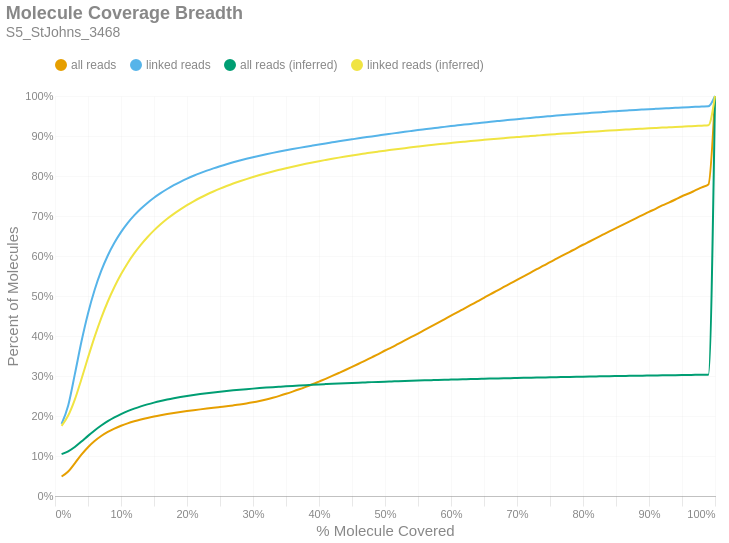

The code cell stored with this chart in its notebook:
### Markdown cell above
### Molecule Read Coverage
This chart shows molecule coverage breadth as computed by the number of bases aligned to that molecule. In other words, "*how much of each unique long molecule is actually sequenced/aligned?*" Keep in mind there is a distinction between sequences and alignments, since some sequences belonging to a particular molecule may not align well and wouldn't appear in the alignment data. This chart also shows molecule coverage breadth as computed by the *inferred fragment* from which the aligned sequences originate. Unlike read coverage, this calculation takes into account the total insert size, including unsequenced gaps between the forward and reverse reads. Like the previous figures, these are cumulative percents.

### Code cell
if SKIPLR:
    print_html(f"Skipped")
else:
    binned_df = consolidated_hist(valids['coverage_bp'], mask, 0.01, True)
    binned_df_inf = consolidated_hist(valids['coverage_inserts'], mask, 0.01, True)
    binned_df = binned_df.with_columns(pl.lit(binned_df_inf['all reads (cumsum)']).alias('all reads (inferred)'))
    binned_df = binned_df.with_columns(pl.lit(binned_df_inf['linked reads (cumsum)']).alias('linked reads (inferred)'))
    binned_df = binned_df.with_columns(
        (pl.col('bin').cast(pl.Float64) + 0.01).alias('right_edge')
    )

    with SafeRender(binned_df):
        (
            density_plot(binned_df, 'Molecule Coverage Breadth', samplename, 'molcov', ['all reads (inferred)','linked reads (inferred)'])
            .encode(
                #x=alt.X('bin:Q', title="% Molecule Covered").axis(format = '%').scale(padding=0),
                x=alt.X('right_edge:Q', title="% Molecule Covered").axis(format='%').scale(padding=0),
                y=alt.Y('value:Q', title='Percent of Molecules')
                    .axis(format='%')
                    .stack(False)
                    .scale(domainMin=0, padding=0),
                color=alt.Color("key:N").scale(domain = ["all reads", "linked reads", "all reads (inferred)", "linked reads (inferred)"]),
                tooltip = [
                    alt.Tooltip("key:N", title = "Data Type"),
                    alt.Tooltip("range_label:N", title="% Molecule Covered"),
                    alt.Tooltip("value:Q", format = ".2%", title="% Molecules")
                ]
            )
        ).display()

### Figure 1 — Vega-Lite specification as saved in the notebook (floating-point values rounded to 4 significant figures)
{"width": "container", "height": 400, "config": {"title": {"anchor": "start", "dy": -15, "fontSize": 18, "color": "#888888", "subtitleColor": "#888888", "subtitleFontSize": 14}, "arc": {"fill": "#0072B2"}, "axis": {"domainColor": "#888888", "domainWidth": 0.5, "gridWidth": 0.2, "grid": false, "titleFontWeight": 400, "titleFontSize": 15, "labelFontSize": 11, "labelColor": "#888888", "tickColor": "#888888", "tickWidth": 0.2, "titleColor": "#888888"}, "axisBand": {"grid": false}, "axisX": {"grid": true, "tickSize": 10, "domainCap": "round"}, "axisY": {"domain": false, "grid": true, "tickSize": 0, "domainCap": "round"}, "background": "transparent", "header": {"labelFontSize": 15, "labelColor": "#888888", "titleFontSize": 15, "titleFontWeight": 600, "titleColor": "#888888"}, "legend": {"labelFont": "sans-serif", "labelFontSize": 12, "labelColor": "#888888", "symbolSize": 100, "symbolType": "circle", "titleFontSize": 12, "titlePadding": 10, "titleColor": "#888888", "title": null, "orient": "top"}, "range": {"category": ["#E69F00", "#56B4E9", "#009E73", "#F0E442", "#0072B2", "#D55E00", "#CC79A7", "#000000"], "diverging": ["#cfe8f3", "#a2d4ec", "#73bfe2", "#46abdb", "#1696d2", "#12719e"]}, "area": {"fill": "#0072B2", "fillOpacity": 0.7, "line": true, "strokeOpacity": 0.7}, "line": {"color": "#0072B2", "stroke": "#0072B2", "strokeWidth": 2}, "trail": {"color": "#0072B2", "stroke": "#0072B2", "strokeWidth": 0, "size": 1}, "point": {"filled": true, "fillOpacity": 1.0, "size": 95}, "text": {"color": "#888888", "fontSize": 11, "align": "right", "fontWeight": 400, "size": 11}, "bar": {"fill": "#0072B2", "stroke": null}, "view": {"stroke": null, "continuousWidth": 660, "continuousHeight": 400}}, "data": {"name": "data-c6b70a8741d22906978886380a541748"}, "mark": {"type": "line", "interpolate": "monotone", "point": {"opacity": 0, "size": 275}}, "encoding": {"color": {"field": "key", "scale": {"domain": ["all reads", "linked reads", "all reads (inferred)", "linked reads (inferred)"]}, "type": "nominal"}, "tooltip": [{"field": "key", "title": "Data Type", "type": "nominal"}, {"field": "range_label", "title": "% Molecule Covered", "type": "nominal"}, {"field": "value", "format": ".2%", "title": "% Molecules", "type": "quantitative"}], "x": {"axis": {"format": "%"}, "field": "right_edge", "scale": {"padding": 0}, "title": "% Molecule Covered", "type": "quantitative"}, "y": {"axis": {"format": "%"}, "field": "value", "scale": {"domainMin": 0, "padding": 0}, "stack": false, "title": "Percent of Molecules", "type": "quantitative"}}, "params": [{"name": "param_c36ac31b6afebe62", "select": {"type": "point", "fields": ["key"]}, "bind": "legend"}], "title": {"text": "Molecule Coverage Breadth", "subtitle": "S5_StJohns_3468"}, "transform": [{"fold": ["all reads (cumsum)", "linked reads (cumsum)", "all reads (inferred)", "linked reads (inferred)"]}, {"calculate": "replace(datum.key, ' (cumsum)', '')", "as": "key"}, {"filter": {"param": "param_c36ac31b6afebe62"}}], "usermeta": {"embedOptions": {"downloadFileName": "S5_StJohns_3468.molcov"}}, "$schema": "https://vega.github.io/schema/vega-lite/v6.1.0.json", "datasets": {"data-c6b70a8741d22906978886380a541748": [{"bin": "0.0", "interval": "0.0-0.01", "all reads": 0.04875, "linked reads": 0.1803, "all reads (cumsum)": 0.04875, "linked reads (cumsum)": 0.1803, "range_label": "0.0-0.01", "all reads (inferred)": 0.1047, "linked reads (inferred)": 0.1755, "right_edge": 0.01}, {"bin": "0.01", "interval": "0.01-0.02", "all reads": 0.01247, "linked reads": 0.04609, "all reads (cumsum)": 0.06122, "linked reads (cumsum)": 0.2264, "range_label": "0.01-0.02", "all reads (inferred)": 0.1118, "linked reads (inferred)": 0.2011, "right_edge": 0.02}, {"bin": "0.02", "interval": "0.02-0.03", "all reads": 0.02059, "linked reads": 0.07751, "all reads (cumsum)": 0.08181, "linked reads (cumsum)": 0.304, "range_label": "0.02-0.03", "all reads (inferred)": 0.1225, "linked reads (inferred)": 0.2409, "right_edge": 0.03}, {"bin": "0.03", "interval": "0.03-0.04", "all reads": 0.02155, "linked reads": 0.08159, "all reads (cumsum)": 0.1034, "linked reads (cumsum)": 0.3855, "range_label": "0.03-0.04", "all reads (inferred)": 0.1361, "linked reads (inferred)": 0.292, "right_edge": 0.04}, {"bin": "0.04", "interval": "0.04-0.05", "all reads": 0.01866, "linked reads": 0.07087, "all reads (cumsum)": 0.122, "linked reads (cumsum)": 0.4564, "range_label": "0.04-0.05", "all reads (inferred)": 0.1503, "linked reads (inferred)": 0.3461, "right_edge": 0.05}, {"bin": "0.05", "interval": "0.05-0.06", "all reads": 0.01547, "linked reads": 0.05868, "all reads (cumsum)": 0.1375, "linked reads (cumsum)": 0.5151, "range_label": "0.05-0.06", "all reads (inferred)": 0.1639, "linked reads (inferred)": 0.3978, "right_edge": 0.06}, {"bin": "0.06", "interval": "0.06-0.07", "all reads": 0.01253, "linked reads": 0.04754, "all reads (cumsum)": 0.15, "linked reads (cumsum)": 0.5626, "range_label": "0.06-0.07", "all reads (inferred)": 0.1762, "linked reads (inferred)": 0.4449, "right_edge": 0.07}, {"bin": "0.07", "interval": "0.07-0.08", "all reads": 0.01021, "linked reads": 0.03867, "all reads (cumsum)": 0.1602, "linked reads (cumsum)": 0.6013, "range_label": "0.07-0.08", "all reads (inferred)": 0.187, "linked reads (inferred)": 0.4863, "right_edge": 0.08}, {"bin": "0.08", "interval": "0.08-0.09", "all reads": 0.008391, "linked reads": 0.03172, "all reads (cumsum)": 0.1686, "linked reads (cumsum)": 0.633, "range_label": "0.08-0.09", "all reads (inferred)": 0.1965, "linked reads (inferred)": 0.5227, "right_edge": 0.09}, {"bin": "0.09", "interval": "0.09-0.1", "all reads": 0.007066, "linked reads": 0.02662, "all reads (cumsum)": 0.1757, "linked reads (cumsum)": 0.6596, "range_label": "0.09-0.1", "all reads (inferred)": 0.2048, "linked reads (inferred)": 0.5543, "right_edge": 0.1}, {"bin": "0.1", "interval": "0.1-0.11", "all reads": 0.005989, "linked reads": 0.0225, "all reads (cumsum)": 0.1817, "linked reads (cumsum)": 0.6821, "range_label": "0.1-0.11", "all reads (inferred)": 0.2121, "linked reads (inferred)": 0.5821, "right_edge": 0.11}, {"bin": "0.11", "interval": "0.11-0.12", "all reads": 0.005141, "linked reads": 0.01926, "all reads (cumsum)": 0.1868, "linked reads (cumsum)": 0.7014, "range_label": "0.11-0.12", "all reads (inferred)": 0.2184, "linked reads (inferred)": 0.6065, "right_edge": 0.12}, {"bin": "0.12", "interval": "0.12-0.13", "all reads": 0.004462, "linked reads": 0.01667, "all reads (cumsum)": 0.1913, "linked reads (cumsum)": 0.7181, "range_label": "0.12-0.13", "all reads (inferred)": 0.224, "linked reads (inferred)": 0.6279, "right_edge": 0.13}, {"bin": "0.13", "interval": "0.13-0.14", "all reads": 0.003939, "linked reads": 0.01466, "all reads (cumsum)": 0.1952, "linked reads (cumsum)": 0.7327, "range_label": "0.13-0.14", "all reads (inferred)": 0.229, "linked reads (inferred)": 0.6469, "right_edge": 0.14}, {"bin": "0.14", "interval": "0.14-0.15", "all reads": 0.003504, "linked reads": 0.01295, "all reads (cumsum)": 0.1987, "linked reads (cumsum)": 0.7457, "range_label": "0.14-0.15", "all reads (inferred)": 0.2335, "linked reads (inferred)": 0.664, "right_edge": 0.15}, {"bin": "0.15", "interval": "0.15-0.16", "all reads": 0.003135, "linked reads": 0.01144, "all reads (cumsum)": 0.2018, "linked reads (cumsum)": 0.7571, "range_label": "0.15-0.16", "all reads (inferred)": 0.2375, "linked reads (inferred)": 0.6792, "right_edge": 0.16}, {"bin": "0.16", "interval": "0.16-0.17", "all reads": 0.002888, "linked reads": 0.0104, "all reads (cumsum)": 0.2047, "linked reads (cumsum)": 0.7675, "range_label": "0.16-0.17", "all reads (inferred)": 0.2411, "linked reads (inferred)": 0.6931, "right_edge": 0.17}, {"bin": "0.17", "interval": "0.17-0.18", "all reads": 0.00268, "linked reads": 0.009433, "all reads (cumsum)": 0.2074, "linked reads (cumsum)": 0.7769, "range_label": "0.17-0.18", "all reads (inferred)": 0.2443, "linked reads (inferred)": 0.7055, "right_edge": 0.18}, {"bin": "0.18", "interval": "0.18-0.19", "all reads": 0.002488, "linked reads": 0.008579, "all reads (cumsum)": 0.2099, "linked reads (cumsum)": 0.7855, "range_label": "0.18-0.19", "all reads (inferred)": 0.2473, "linked reads (inferred)": 0.7167, "right_edge": 0.19}, {"bin": "0.19", "interval": "0.19-0.2", "all reads": 0.00234, "linked reads": 0.007871, "all reads (cumsum)": 0.2122, "linked reads (cumsum)": 0.7934, "range_label": "0.19-0.2", "all reads (inferred)": 0.25, "linked reads (inferred)": 0.7273, "right_edge": 0.2}, {"bin": "0.2", "interval": "0.2-0.21", "all reads": 0.002196, "linked reads": 0.007132, "all reads (cumsum)": 0.2144, "linked reads (cumsum)": 0.8005, "range_label": "0.2-0.21", "all reads (inferred)": 0.2525, "linked reads (inferred)": 0.7368, "right_edge": 0.21}, {"bin": "0.21", "interval": "0.21-0.22", "all reads": 0.002113, "linked reads": 0.006636, "all reads (cumsum)": 0.2166, "linked reads (cumsum)": 0.8072, "range_label": "0.21-0.22", "all reads (inferred)": 0.2548, "linked reads (inferred)": 0.7456, "right_edge": 0.22}, {"bin": "0.22", "interval": "0.22-0.23", "all reads": 0.00206, "linked reads": 0.006181, "all reads (cumsum)": 0.2186, "linked reads (cumsum)": 0.8133, "range_label": "0.22-0.23", "all reads (inferred)": 0.257, "linked reads (inferred)": 0.7537, "right_edge": 0.23}, {"bin": "0.23", "interval": "0.23-0.24", "all reads": 0.002007, "linked reads": 0.005747, "all reads (cumsum)": 0.2206, "linked reads (cumsum)": 0.8191, "range_label": "0.23-0.24", "all reads (inferred)": 0.259, "linked reads (inferred)": 0.7613, "right_edge": 0.24}, {"bin": "0.24", "interval": "0.24-0.25", "all reads": 0.001968, "linked reads": 0.005338, "all reads (cumsum)": 0.2226, "linked reads (cumsum)": 0.8244, "range_label": "0.24-0.25", "all reads (inferred)": 0.2608, "linked reads (inferred)": 0.7684, "right_edge": 0.25}, {"bin": "0.25", "interval": "0.25-0.26", "all reads": 0.00196, "linked reads": 0.005081, "all reads (cumsum)": 0.2245, "linked reads (cumsum)": 0.8295, "range_label": "0.25-0.26", "all reads (inferred)": 0.2625, "linked reads (inferred)": 0.775, "right_edge": 0.26}, {"bin": "0.26", "interval": "0.26-0.27", "all reads": 0.001988, "linked reads": 0.00475, "all reads (cumsum)": 0.2265, "linked reads (cumsum)": 0.8343, "range_label": "0.26-0.27", "all reads (inferred)": 0.2642, "linked reads (inferred)": 0.7812, "right_edge": 0.27}, {"bin": "0.27", "interval": "0.27-0.28", "all reads": 0.002141, "linked reads": 0.004441, "all reads (cumsum)": 0.2287, "linked reads (cumsum)": 0.8387, "range_label": "0.27-0.28", "all reads (inferred)": 0.2657, "linked reads (inferred)": 0.7869, "right_edge": 0.28}, {"bin": "0.28", "interval": "0.28-0.29", "all reads": 0.002486, "linked reads": 0.004291, "all reads (cumsum)": 0.2312, "linked reads (cumsum)": 0.843, "range_label": "0.28-0.29", "all reads (inferred)": 0.2671, "linked reads (inferred)": 0.7922, "right_edge": 0.29}, {"bin": "0.29", "interval": "0.29-0.3", "all reads": 0.002947, "linked reads": 0.004005, "all reads (cumsum)": 0.2341, "linked reads (cumsum)": 0.847, "range_label": "0.29-0.3", "all reads (inferred)": 0.2684, "linked reads (inferred)": 0.7974, "right_edge": 0.3}, {"bin": "0.3", "interval": "0.3-0.31", "all reads": 0.003396, "linked reads": 0.003764, "all reads (cumsum)": 0.2375, "linked reads (cumsum)": 0.8508, "range_label": "0.3-0.31", "all reads (inferred)": 0.2697, "linked reads (inferred)": 0.8023, "right_edge": 0.31}, {"bin": "0.31", "interval": "0.31-0.32", "all reads": 0.003861, "linked reads": 0.003622, "all reads (cumsum)": 0.2414, "linked reads (cumsum)": 0.8544, "range_label": "0.31-0.32", "all reads (inferred)": 0.271, "linked reads (inferred)": 0.807, "right_edge": 0.32}, {"bin": "0.32", "interval": "0.32-0.33", "all reads": 0.004345, "linked reads": 0.003432, "all reads (cumsum)": 0.2457, "linked reads (cumsum)": 0.8578, "range_label": "0.32-0.33", "all reads (inferred)": 0.2721, "linked reads (inferred)": 0.8113, "right_edge": 0.33}, {"bin": "0.33", "interval": "0.33-0.34", "all reads": 0.004687, "linked reads": 0.003284, "all reads (cumsum)": 0.2504, "linked reads (cumsum)": 0.8611, "range_label": "0.33-0.34", "all reads (inferred)": 0.2732, "linked reads (inferred)": 0.8155, "right_edge": 0.34}, {"bin": "0.34", "interval": "0.34-0.35", "all reads": 0.005115, "linked reads": 0.00319, "all reads (cumsum)": 0.2555, "linked reads (cumsum)": 0.8643, "range_label": "0.34-0.35", "all reads (inferred)": 0.2743, "linked reads (inferred)": 0.8196, "right_edge": 0.35}, {"bin": "0.35", "interval": "0.35-0.36", "all reads": 0.005477, "linked reads": 0.00305, "all reads (cumsum)": 0.261, "linked reads (cumsum)": 0.8673, "range_label": "0.35-0.36", "all reads (inferred)": 0.2753, "linked reads (inferred)": 0.8234, "right_edge": 0.36}, {"bin": "0.36", "interval": "0.36-0.37", "all reads": 0.005781, "linked reads": 0.002985, "all reads (cumsum)": 0.2668, "linked reads (cumsum)": 0.8703, "range_label": "0.36-0.37", "all reads (inferred)": 0.2762, "linked reads (inferred)": 0.827, "right_edge": 0.37}, {"bin": "0.37", "interval": "0.37-0.38", "all reads": 0.00616, "linked reads": 0.002916, "all reads (cumsum)": 0.2729, "linked reads (cumsum)": 0.8732, "range_label": "0.37-0.38", "all reads (inferred)": 0.2772, "linked reads (inferred)": 0.8305, "right_edge": 0.38}, {"bin": "0.38", "interval": "0.38-0.39", "all reads": 0.006397, "linked reads": 0.00282, "all reads (cumsum)": 0.2793, "linked reads (cumsum)": 0.8761, "range_label": "0.38-0.39", "all reads (inferred)": 0.278, "linked reads (inferred)": 0.8338, "right_edge": 0.39}, {"bin": "0.39", "interval": "0.39-0.4", "all reads": 0.006778, "linked reads": 0.002782, "all reads (cumsum)": 0.2861, "linked reads (cumsum)": 0.8788, "range_label": "0.39-0.4", "all reads (inferred)": 0.2789, "linked reads (inferred)": 0.837, "right_edge": 0.4}, {"bin": "0.4", "interval": "0.4-0.41", "all reads": 0.00686, "linked reads": 0.002693, "all reads (cumsum)": 0.293, "linked reads (cumsum)": 0.8815, "range_label": "0.4-0.41", "all reads (inferred)": 0.2797, "linked reads (inferred)": 0.8401, "right_edge": 0.41}, {"bin": "0.41", "interval": "0.41-0.42", "all reads": 0.007149, "linked reads": 0.002613, "all reads (cumsum)": 0.3001, "linked reads (cumsum)": 0.8841, "range_label": "0.41-0.42", "all reads (inferred)": 0.2805, "linked reads (inferred)": 0.8431, "right_edge": 0.42}, {"bin": "0.42", "interval": "0.42-0.43", "all reads": 0.007386, "linked reads": 0.002617, "all reads (cumsum)": 0.3075, "linked reads (cumsum)": 0.8868, "range_label": "0.42-0.43", "all reads (inferred)": 0.2813, "linked reads (inferred)": 0.846, "right_edge": 0.43}, {"bin": "0.43", "interval": "0.43-0.44", "all reads": 0.007486, "linked reads": 0.002512, "all reads (cumsum)": 0.315, "linked reads (cumsum)": 0.8893, "range_label": "0.43-0.44", "all reads (inferred)": 0.282, "linked reads (inferred)": 0.8487, "right_edge": 0.44}, {"bin": "0.44", "interval": "0.44-0.45", "all reads": 0.007758, "linked reads": 0.002498, "all reads (cumsum)": 0.3227, "linked reads (cumsum)": 0.8918, "range_label": "0.44-0.45", "all reads (inferred)": 0.2827, "linked reads (inferred)": 0.8514, "right_edge": 0.45}, {"bin": "0.45", "interval": "0.45-0.46", "all reads": 0.007894, "linked reads": 0.002475, "all reads (cumsum)": 0.3306, "linked reads (cumsum)": 0.8942, "range_label": "0.45-0.46", "all reads (inferred)": 0.2834, "linked reads (inferred)": 0.854, "right_edge": 0.46}, {"bin": "0.46", "interval": "0.46-0.47", "all reads": 0.007941, "linked reads": 0.0024, "all reads (cumsum)": 0.3386, "linked reads (cumsum)": 0.8966, "range_label": "0.46-0.47", "all reads (inferred)": 0.284, "linked reads (inferred)": 0.8564, "right_edge": 0.47}, {"bin": "0.47", "interval": "0.47-0.48", "all reads": 0.008233, "linked reads": 0.002391, "all reads (cumsum)": 0.3468, "linked reads (cumsum)": 0.899, "range_label": "0.47-0.48", "all reads (inferred)": 0.2847, "linked reads (inferred)": 0.8588, "right_edge": 0.48}, {"bin": "0.48", "interval": "0.48-0.49", "all reads": 0.007963, "linked reads": 0.002347, "all reads (cumsum)": 0.3548, "linked reads (cumsum)": 0.9014, "range_label": "0.48-0.49", "all reads (inferred)": 0.2853, "linked reads (inferred)": 0.8611, "right_edge": 0.49}, {"bin": "0.49", "interval": "0.49-0.5", "all reads": 0.008983, "linked reads": 0.002398, "all reads (cumsum)": 0.3638, "linked reads (cumsum)": 0.9038, "range_label": "0.49-0.5", "all reads (inferred)": 0.2859, "linked reads (inferred)": 0.8634, "right_edge": 0.5}, {"bin": "0.5", "interval": "0.5-0.51", "all reads": 0.007762, "linked reads": 0.002182, "all reads (cumsum)": 0.3715, "linked reads (cumsum)": 0.906, "range_label": "0.5-0.51", "all reads (inferred)": 0.2865, "linked reads (inferred)": 0.8655, "right_edge": 0.51}, {"bin": "0.51", "interval": "0.51-0.52", "all reads": 0.008796, "linked reads": 0.002273, "all reads (cumsum)": 0.3803, "linked reads (cumsum)": 0.9082, "range_label": "0.51-0.52", "all reads (inferred)": 0.287, "linked reads (inferred)": 0.8676, "right_edge": 0.52}, {"bin": "0.52", "interval": "0.52-0.53", "all reads": 0.008516, "linked reads": 0.002209, "all reads (cumsum)": 0.3888, "linked reads (cumsum)": 0.9104, "range_label": "0.52-0.53", "all reads (inferred)": 0.2876, "linked reads (inferred)": 0.8697, "right_edge": 0.53}, {"bin": "0.53", "interval": "0.53-0.54", "all reads": 0.008726, "linked reads": 0.002149, "all reads (cumsum)": 0.3976, "linked reads (cumsum)": 0.9126, "range_label": "0.53-0.54", "all reads (inferred)": 0.2881, "linked reads (inferred)": 0.8716, "right_edge": 0.54}, {"bin": "0.54", "interval": "0.54-0.55", "all reads": 0.008651, "linked reads": 0.002135, "all reads (cumsum)": 0.4062, "linked reads (cumsum)": 0.9147, "range_label": "0.54-0.55", "all reads (inferred)": 0.2886, "linked reads (inferred)": 0.8736, "right_edge": 0.55}, {"bin": "0.55", "interval": "0.55-0.56", "all reads": 0.008917, "linked reads": 0.002063, "all reads (cumsum)": 0.4151, "linked reads (cumsum)": 0.9168, "range_label": "0.55-0.56", "all reads (inferred)": 0.2891, "linked reads (inferred)": 0.8755, "right_edge": 0.56}, {"bin": "0.56", "interval": "0.56-0.57", "all reads": 0.008871, "linked reads": 0.002051, "all reads (cumsum)": 0.424, "linked reads (cumsum)": 0.9188, "range_label": "0.56-0.57", "all reads (inferred)": 0.2896, "linked reads (inferred)": 0.8773, "right_edge": 0.57}, {"bin": "0.57", "interval": "0.57-0.58", "all reads": 0.008764, "linked reads": 0.001958, "all reads (cumsum)": 0.4328, "linked reads (cumsum)": 0.9208, "range_label": "0.57-0.58", "all reads (inferred)": 0.2901, "linked reads (inferred)": 0.8791, "right_edge": 0.58}, {"bin": "0.58", "interval": "0.58-0.59", "all reads": 0.009008, "linked reads": 0.002001, "all reads (cumsum)": 0.4418, "linked reads (cumsum)": 0.9228, "range_label": "0.58-0.59", "all reads (inferred)": 0.2906, "linked reads (inferred)": 0.8808, "right_edge": 0.59}, {"bin": "0.59", "interval": "0.59-0.6", "all reads": 0.009067, "linked reads": 0.001941, "all reads (cumsum)": 0.4508, "linked reads (cumsum)": 0.9247, "range_label": "0.59-0.6", "all reads (inferred)": 0.291, "linked reads (inferred)": 0.8825, "right_edge": 0.6}, {"bin": "0.6", "interval": "0.6-0.61", "all reads": 0.008713, "linked reads": 0.001856, "all reads (cumsum)": 0.4595, "linked reads (cumsum)": 0.9266, "range_label": "0.6-0.61", "all reads (inferred)": 0.2915, "linked reads (inferred)": 0.8842, "right_edge": 0.61}, {"bin": "0.61", "interval": "0.61-0.62", "all reads": 0.009119, "linked reads": 0.001905, "all reads (cumsum)": 0.4687, "linked reads (cumsum)": 0.9285, "range_label": "0.61-0.62", "all reads (inferred)": 0.2919, "linked reads (inferred)": 0.8858, "right_edge": 0.62}, {"bin": "0.62", "interval": "0.62-0.63", "all reads": 0.008885, "linked reads": 0.001791, "all reads (cumsum)": 0.4776, "linked reads (cumsum)": 0.9303, "range_label": "0.62-0.63", "all reads (inferred)": 0.2923, "linked reads (inferred)": 0.8874, "right_edge": 0.63}, {"bin": "0.63", "interval": "0.63-0.64", "all reads": 0.009045, "linked reads": 0.001817, "all reads (cumsum)": 0.4866, "linked reads (cumsum)": 0.9321, "range_label": "0.63-0.64", "all reads (inferred)": 0.2928, "linked reads (inferred)": 0.8889, "right_edge": 0.64}, {"bin": "0.64", "interval": "0.64-0.65", "all reads": 0.008823, "linked reads": 0.001725, "all reads (cumsum)": 0.4954, "linked reads (cumsum)": 0.9338, "range_label": "0.64-0.65", "all reads (inferred)": 0.2932, "linked reads (inferred)": 0.8904, "right_edge": 0.65}, {"bin": "0.65", "interval": "0.65-0.66", "all reads": 0.009284, "linked reads": 0.001749, "all reads (cumsum)": 0.5047, "linked reads (cumsum)": 0.9356, "range_label": "0.65-0.66", "all reads (inferred)": 0.2935, "linked reads (inferred)": 0.8918, "right_edge": 0.66}, {"bin": "0.66", "interval": "0.66-0.67", "all reads": 0.008853, "linked reads": 0.001685, "all reads (cumsum)": 0.5136, "linked reads (cumsum)": 0.9373, "range_label": "0.66-0.67", "all reads (inferred)": 0.2939, "linked reads (inferred)": 0.8932, "right_edge": 0.67}, {"bin": "0.67", "interval": "0.67-0.68", "all reads": 0.008967, "linked reads": 0.001674, "all reads (cumsum)": 0.5225, "linked reads (cumsum)": 0.9389, "range_label": "0.67-0.68", "all reads (inferred)": 0.2943, "linked reads (inferred)": 0.8946, "right_edge": 0.68}, {"bin": "0.68", "interval": "0.68-0.69", "all reads": 0.00885, "linked reads": 0.001552, "all reads (cumsum)": 0.5314, "linked reads (cumsum)": 0.9405, "range_label": "0.68-0.69", "all reads (inferred)": 0.2947, "linked reads (inferred)": 0.896, "right_edge": 0.69}, {"bin": "0.69", "interval": "0.69-0.7", "all reads": 0.009013, "linked reads": 0.001607, "all reads (cumsum)": 0.5404, "linked reads (cumsum)": 0.9421, "range_label": "0.69-0.7", "all reads (inferred)": 0.295, "linked reads (inferred)": 0.8973, "right_edge": 0.7}, {"bin": "0.7", "interval": "0.7-0.71", "all reads": 0.008728, "linked reads": 0.001582, "all reads (cumsum)": 0.5491, "linked reads (cumsum)": 0.9437, "range_label": "0.7-0.71", "all reads (inferred)": 0.2954, "linked reads (inferred)": 0.8986, "right_edge": 0.71}, {"bin": "0.71", "interval": "0.71-0.72", "all reads": 0.00885, "linked reads": 0.001566, "all reads (cumsum)": 0.558, "linked reads (cumsum)": 0.9452, "range_label": "0.71-0.72", "all reads (inferred)": 0.2958, "linked reads (inferred)": 0.8999, "right_edge": 0.72}, {"bin": "0.72", "interval": "0.72-0.73", "all reads": 0.00901, "linked reads": 0.001502, "all reads (cumsum)": 0.567, "linked reads (cumsum)": 0.9467, "range_label": "0.72-0.73", "all reads (inferred)": 0.2961, "linked reads (inferred)": 0.9011, "right_edge": 0.73}, {"bin": "0.73", "interval": "0.73-0.74", "all reads": 0.008685, "linked reads": 0.00148, "all reads (cumsum)": 0.5757, "linked reads (cumsum)": 0.9482, "range_label": "0.73-0.74", "all reads (inferred)": 0.2964, "linked reads (inferred)": 0.9023, "right_edge": 0.74}, {"bin": "0.74", "interval": "0.74-0.75", "all reads": 0.009133, "linked reads": 0.001408, "all reads (cumsum)": 0.5848, "linked reads (cumsum)": 0.9496, "range_label": "0.74-0.75", "all reads (inferred)": 0.2968, "linked reads (inferred)": 0.9036, "right_edge": 0.75}, {"bin": "0.75", "interval": "0.75-0.76", "all reads": 0.008492, "linked reads": 0.001413, "all reads (cumsum)": 0.5933, "linked reads (cumsum)": 0.951, "range_label": "0.75-0.76", "all reads (inferred)": 0.2971, "linked reads (inferred)": 0.9048, "right_edge": 0.76}, {"bin": "0.76", "interval": "0.76-0.77", "all reads": 0.008683, "linked reads": 0.001308, "all reads (cumsum)": 0.602, "linked reads (cumsum)": 0.9524, "range_label": "0.76-0.77", "all reads (inferred)": 0.2974, "linked reads (inferred)": 0.906, "right_edge": 0.77}, {"bin": "0.77", "interval": "0.77-0.78", "all reads": 0.0086, "linked reads": 0.001353, "all reads (cumsum)": 0.6106, "linked reads (cumsum)": 0.9537, "range_label": "0.77-0.78", "all reads (inferred)": 0.2978, "linked reads (inferred)": 0.9072, "right_edge": 0.78}, {"bin": "0.78", "interval": "0.78-0.79", "all reads": 0.008544, "linked reads": 0.001268, "all reads (cumsum)": 0.6191, "linked reads (cumsum)": 0.955, "range_label": "0.78-0.79", "all reads (inferred)": 0.2981, "linked reads (inferred)": 0.9083, "right_edge": 0.79}, {"bin": "0.79", "interval": "0.79-0.8", "all reads": 0.008987, "linked reads": 0.001312, "all reads (cumsum)": 0.6281, "linked reads (cumsum)": 0.9563, "range_label": "0.79-0.8", "all reads (inferred)": 0.2984, "linked reads (inferred)": 0.9094, "right_edge": 0.8}, {"bin": "0.8", "interval": "0.8-0.81", "all reads": 0.008189, "linked reads": 0.001198, "all reads (cumsum)": 0.6363, "linked reads (cumsum)": 0.9575, "range_label": "0.8-0.81", "all reads (inferred)": 0.2987, "linked reads (inferred)": 0.9105, "right_edge": 0.81}, {"bin": "0.81", "interval": "0.81-0.82", "all reads": 0.008392, "linked reads": 0.001196, "all reads (cumsum)": 0.6447, "linked reads (cumsum)": 0.9587, "range_label": "0.81-0.82", "all reads (inferred)": 0.299, "linked reads (inferred)": 0.9115, "right_edge": 0.82}, {"bin": "0.82", "interval": "0.82-0.83", "all reads": 0.008481, "linked reads": 0.001167, "all reads (cumsum)": 0.6532, "linked reads (cumsum)": 0.9599, "range_label": "0.82-0.83", "all reads (inferred)": 0.2993, "linked reads (inferred)": 0.9126, "right_edge": 0.83}, {"bin": "0.83", "interval": "0.83-0.84", "all reads": 0.008409, "linked reads": 0.001152, "all reads (cumsum)": 0.6616, "linked reads (cumsum)": 0.961, "range_label": "0.83-0.84", "all reads (inferred)": 0.2996, "linked reads (inferred)": 0.9136, "right_edge": 0.84}, {"bin": "0.84", "interval": "0.84-0.85", "all reads": 0.008166, "linked reads": 0.001065, "all reads (cumsum)": 0.6697, "linked reads (cumsum)": 0.9621, "range_label": "0.84-0.85", "all reads (inferred)": 0.2998, "linked reads (inferred)": 0.9147, "right_edge": 0.85}, {"bin": "0.85", "interval": "0.85-0.86", "all reads": 0.008296, "linked reads": 0.001082, "all reads (cumsum)": 0.678, "linked reads (cumsum)": 0.9631, "range_label": "0.85-0.86", "all reads (inferred)": 0.3001, "linked reads (inferred)": 0.9156, "right_edge": 0.86}, {"bin": "0.86", "interval": "0.86-0.87", "all reads": 0.008077, "linked reads": 0.0009898, "all reads (cumsum)": 0.6861, "linked reads (cumsum)": 0.9641, "range_label": "0.86-0.87", "all reads (inferred)": 0.3004, "linked reads (inferred)": 0.9165, "right_edge": 0.87}, {"bin": "0.87", "interval": "0.87-0.88", "all reads": 0.008209, "linked reads": 0.0009831, "all reads (cumsum)": 0.6943, "linked reads (cumsum)": 0.9651, "range_label": "0.87-0.88", "all reads (inferred)": 0.3006, "linked reads (inferred)": 0.9175, "right_edge": 0.88}, {"bin": "0.88", "interval": "0.88-0.89", "all reads": 0.007982, "linked reads": 0.0009468, "all reads (cumsum)": 0.7023, "linked reads (cumsum)": 0.9661, "range_label": "0.88-0.89", "all reads (inferred)": 0.3009, "linked reads (inferred)": 0.9184, "right_edge": 0.89}, {"bin": "0.89", "interval": "0.89-0.9", "all reads": 0.008075, "linked reads": 0.0009323, "all reads (cumsum)": 0.7104, "linked reads (cumsum)": 0.967, "range_label": "0.89-0.9", "all reads (inferred)": 0.3011, "linked reads (inferred)": 0.9193, "right_edge": 0.9}, {"bin": "0.9", "interval": "0.9-0.91", "all reads": 0.007521, "linked reads": 0.0009166, "all reads (cumsum)": 0.7179, "linked reads (cumsum)": 0.9679, "range_label": "0.9-0.91", "all reads (inferred)": 0.3014, "linked reads (inferred)": 0.9201, "right_edge": 0.91}, {"bin": "0.91", "interval": "0.91-0.92", "all reads": 0.008506, "linked reads": 0.0009228, "all reads (cumsum)": 0.7264, "linked reads (cumsum)": 0.9688, "range_label": "0.91-0.92", "all reads (inferred)": 0.3016, "linked reads (inferred)": 0.921, "right_edge": 0.92}, {"bin": "0.92", "interval": "0.92-0.93", "all reads": 0.007107, "linked reads": 0.000836, "all reads (cumsum)": 0.7335, "linked reads (cumsum)": 0.9697, "range_label": "0.92-0.93", "all reads (inferred)": 0.3019, "linked reads (inferred)": 0.9218, "right_edge": 0.93}, {"bin": "0.93", "interval": "0.93-0.94", "all reads": 0.007704, "linked reads": 0.0008542, "all reads (cumsum)": 0.7412, "linked reads (cumsum)": 0.9705, "range_label": "0.93-0.94", "all reads (inferred)": 0.3021, "linked reads (inferred)": 0.9226, "right_edge": 0.94}, {"bin": "0.94", "interval": "0.94-0.95", "all reads": 0.008225, "linked reads": 0.0008699, "all reads (cumsum)": 0.7494, "linked reads (cumsum)": 0.9714, "range_label": "0.94-0.95", "all reads (inferred)": 0.3023, "linked reads (inferred)": 0.9234, "right_edge": 0.95}, {"bin": "0.95", "interval": "0.95-0.96", "all reads": 0.00674, "linked reads": 0.0007702, "all reads (cumsum)": 0.7562, "linked reads (cumsum)": 0.9722, "range_label": "0.95-0.96", "all reads (inferred)": 0.3026, "linked reads (inferred)": 0.9242, "right_edge": 0.96}, {"bin": "0.96", "interval": "0.96-0.97", "all reads": 0.007727, "linked reads": 0.0007405, "all reads (cumsum)": 0.7639, "linked reads (cumsum)": 0.9729, "range_label": "0.96-0.97", "all reads (inferred)": 0.3028, "linked reads (inferred)": 0.925, "right_edge": 0.97}, {"bin": "0.97", "interval": "0.97-0.98", "all reads": 0.007736, "linked reads": 0.0007128, "all reads (cumsum)": 0.7716, "linked reads (cumsum)": 0.9736, "range_label": "0.97-0.98", "all reads (inferred)": 0.3031, "linked reads (inferred)": 0.9259, "right_edge": 0.98}, {"bin": "0.98", "interval": "0.98-0.99", "all reads": 0.007039, "linked reads": 0.000714, "all reads (cumsum)": 0.7787, "linked reads (cumsum)": 0.9743, "range_label": "0.98-0.99", "all reads (inferred)": 0.3034, "linked reads (inferred)": 0.9267, "right_edge": 0.99}, {"bin": "0.99", "interval": "0.99-1.0", "all reads": 0.2213, "linked reads": 0.02566, "all reads (cumsum)": 1.0, "linked reads (cumsum)": 1.0, "range_label": "0.99-1.0", "all reads (inferred)": 1.0, "linked reads (inferred)": 1.0, "right_edge": 1.0}]}}
